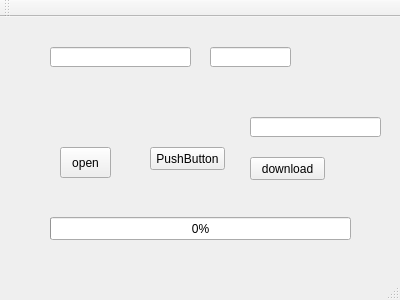
<?xml version="1.0" encoding="UTF-8"?>
<ui version="4.0">
 <class>AirBase</class>
 <widget class="QMainWindow" name="AirBase">
  <property name="geometry">
   <rect>
    <x>0</x>
    <y>0</y>
    <width>400</width>
    <height>300</height>
   </rect>
  </property>
  <property name="windowTitle">
   <string>AirBase</string>
  </property>
  <widget class="QWidget" name="centralWidget">
   <widget class="QToolButton" name="upload">
    <property name="geometry">
     <rect>
      <x>60</x>
      <y>130</y>
      <width>51</width>
      <height>31</height>
     </rect>
    </property>
    <property name="text">
     <string>open</string>
    </property>
   </widget>
   <widget class="QProgressBar" name="clientProgressBar">
    <property name="geometry">
     <rect>
      <x>50</x>
      <y>200</y>
      <width>301</width>
      <height>23</height>
     </rect>
    </property>
    <property name="value">
     <number>0</number>
    </property>
   </widget>
   <widget class="QPushButton" name="pushButton">
    <property name="geometry">
     <rect>
      <x>250</x>
      <y>140</y>
      <width>75</width>
      <height>23</height>
     </rect>
    </property>
    <property name="text">
     <string>download</string>
    </property>
   </widget>
   <widget class="QLineEdit" name="downLoadLink">
    <property name="geometry">
     <rect>
      <x>250</x>
      <y>100</y>
      <width>131</width>
      <height>20</height>
     </rect>
    </property>
   </widget>
   <widget class="QLineEdit" name="hostLineEdit">
    <property name="geometry">
     <rect>
      <x>50</x>
      <y>30</y>
      <width>141</width>
      <height>20</height>
     </rect>
    </property>
   </widget>
   <widget class="QLineEdit" name="portLineEdit">
    <property name="geometry">
     <rect>
      <x>210</x>
      <y>30</y>
      <width>81</width>
      <height>20</height>
     </rect>
    </property>
   </widget>
   <widget class="QPushButton" name="connecttoserver">
    <property name="geometry">
     <rect>
      <x>150</x>
      <y>130</y>
      <width>75</width>
      <height>23</height>
     </rect>
    </property>
    <property name="text">
     <string>PushButton</string>
    </property>
   </widget>
  </widget>
  <widget class="QMenuBar" name="menuBar">
   <property name="geometry">
    <rect>
     <x>0</x>
     <y>0</y>
     <width>400</width>
     <height>23</height>
    </rect>
   </property>
  </widget>
  <widget class="QToolBar" name="mainToolBar">
   <attribute name="toolBarArea">
    <enum>TopToolBarArea</enum>
   </attribute>
   <attribute name="toolBarBreak">
    <bool>false</bool>
   </attribute>
  </widget>
  <widget class="QStatusBar" name="statusBar"/>
 </widget>
 <layoutdefault spacing="6" margin="11"/>
 <resources/>
 <connections/>
</ui>
